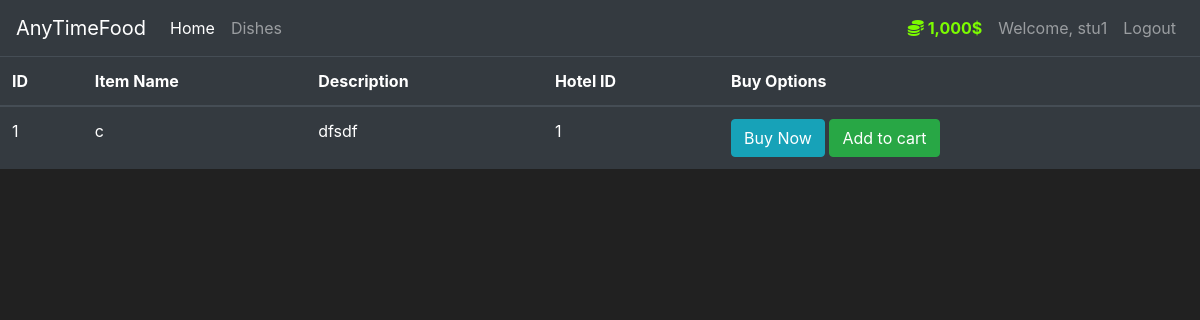
/menu/1 (signed in), run on the app's committed database.
### market/models.py (models this page shows, shortened)
class User(db.Model, UserMixin):
    __tablename__ = 'user'
    id = db.Column(db.Integer(), primary_key=True)
    username = db.Column(db.String(length=30), nullable=False, unique=True)
    email_address = db.Column(db.String(length=50), nullable=False, unique=True)
    password_hash = db.Column(db.String(length=60), nullable=False)
    budget = db.Column(db.Integer(), nullable=False, default=1000)
    orders = db.relationship('Order', backref='user', lazy=True)
    @property
    def prettier_budget(self):
        if len(str(self.budget)) >= 4:
            return f'{str(self.budget)[:-3]},{str(self.budget)[-3:]}$'
        else:
            return f"{self.budget}$"
    @property
    def password(self):
        return self.password

class Item(db.Model):
    __tablename__ = 'item'
    id = db.Column(db.Integer(), primary_key=True)
    name = db.Column(db.String(length=30), nullable=False, unique=True)
    price = db.Column(db.Integer(), nullable=False)
    description = db.Column(db.String(length=1024), nullable=False, unique=True)
    hotel_id = db.Column(db.Integer, db.ForeignKey('hotel.id'))
    order_id = db.Column(db.Integer, db.ForeignKey('order.id'))
    def __repr__(self):
        return f'Item {self.name}'

### market/routes.py (the view)
@app.route('/menu/<id>')
@login_required
def menu(id):
    print('laura')
    print(id)
    items=Item.query.filter_by(hotel_id=int(id))
    print('sucess'*100)
    print(items[0])
    return render_template('menu.html', items=items)

### market/models.py (called while the page is built)
@login_manager.user_loader
def load_user(user_id):
    return User.query.get(int(user_id))

### market/templates/menu.html (shortened to what this page needs)
{% extends 'base.html' %}
{% block content %}
      <table class="table table-hover table-dark">
        <thead>
            <tr>
                <th scope="col">ID</th>
                <th scope="col">Item Name</th>
                <th scope="col">Description</th>
                <th scope="col">Hotel ID</th>
                <th scope="col">Buy Options</th>
            </tr>
        </thead>
        <tbody>
            {% for item in items %}
                <tr >
                    <td>{{ item.id }}</td>
                    <td>{{ item.name }}</td>
                    <td>{{ item.description }}</td>
                    <td>{{ item.hotel_id }}</td>
                    <td>
                        <a href="{{ url_for('buy_page', id=item.id)}}"><button class="btn btn-outline btn-info" >Buy Now</button></a>
                        <button class="btn btn-outline btn-success">Add to cart</button>
                    </td>
                </tr>
            {% endfor %}
        </tbody>
    </table>
{% endblock %}

### market/templates/base.html (shortened to what this page needs)
<!doctype html>
<html lang="en">
   <head>
      <link rel="stylesheet" href="https://cdn.jsdelivr.net/npm/bootstrap@4.5.3/dist/css/bootstrap.min.css">
   </head>
   <body>
    <nav class="navbar navbar-expand-md navbar-dark bg-dark">
      <a class="navbar-brand" href="#">AnyTimeFood
      </a>
      <div class="collapse navbar-collapse" id="navbarNav">
        <ul class="navbar-nav mr-auto">
            <li class="nav-item active">
                <a class="nav-link" href="{{ url_for('home_page') }}">Home <span class="sr-only">(current)</span></a>
            </li>
            <li class="nav-item">
                <a class="nav-link" href="{{ url_for('market_page') }}">Dishes</a>
            </li>
        </ul>
          {% if current_user.is_authenticated %}
            <ul class="navbar-nav">
                <li class="nav-item">
                    <a class="nav-link" style="color: lawngreen; font-weight: bold">
                        <i class="fas fa-coins"></i>
                        {{ current_user.prettier_budget }}
                    </a>
                </li>
                <li class="nav-item">
                    <a class="nav-link">Welcome, {{ current_user.username }}</a>
                </li>
                <li class="nav-item">
                    <a class="nav-link" href="{{ url_for('logout_page') }}">Logout</a>
                </li>
            </ul>
          {% endif %}
      </div>
    </nav>
      {% block content %}
      {% endblock %}
   </body>
</html>

### market/templates/base.html (style rules this page uses)
body { background-color: #212121; color: white }

### data on the page
User: prettier_budget "1,000$", username "stu1"
Item: id "1", name "c", description "dfsdf", hotel_id "1"
